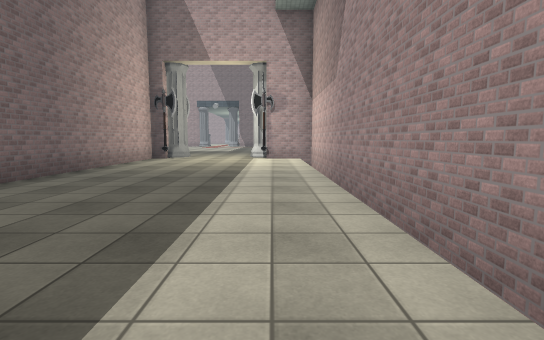
[1] (above)

18 first-person views from a walk through a 3-D level made in the Unity game engine. The camera is 1.3 m above the floor, tilts 6° down and sees 85° across. The floor is counted in squares, 2 m on a side. Each view is taken from the middle of a square. On the plan, view 1 faces up. The plan holds only what a view shows up to about 9 squares ahead; the rest is blank. The place goes on beyond the plan. The player is left out. Some surface patterns are stand-ins.

[2]
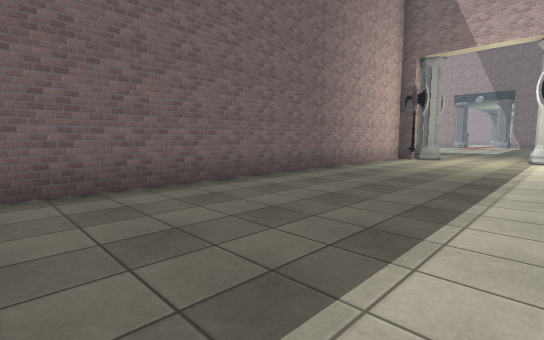

[3]
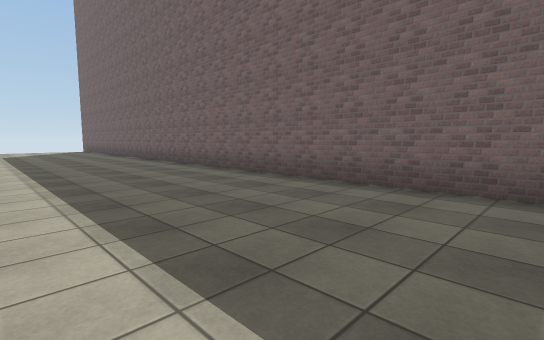

[4]
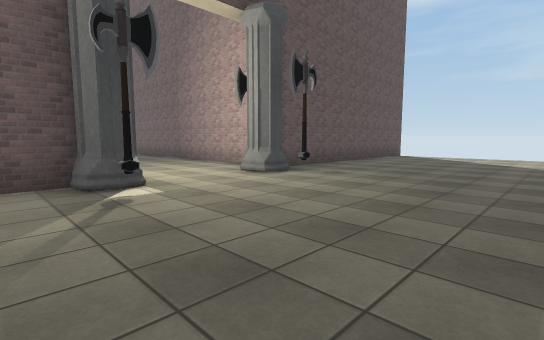

[5]
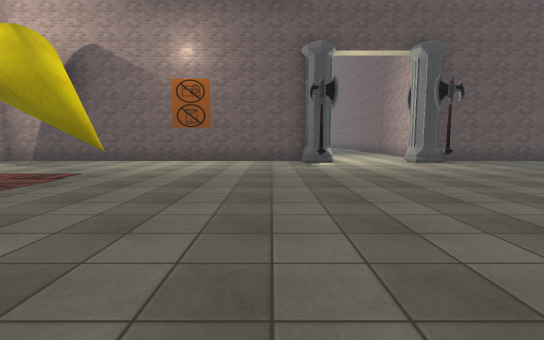

[6]
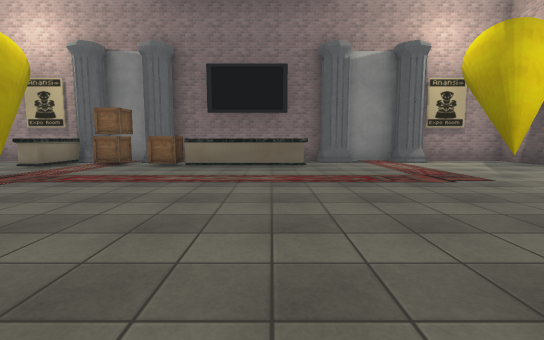

[7]
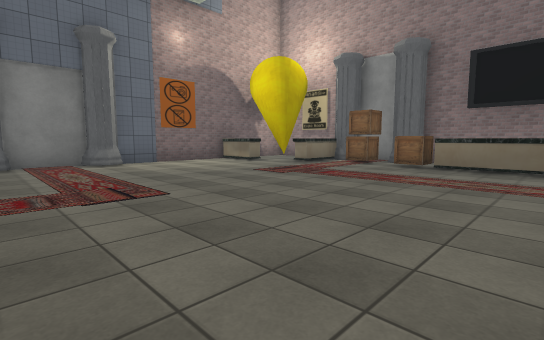

[8]
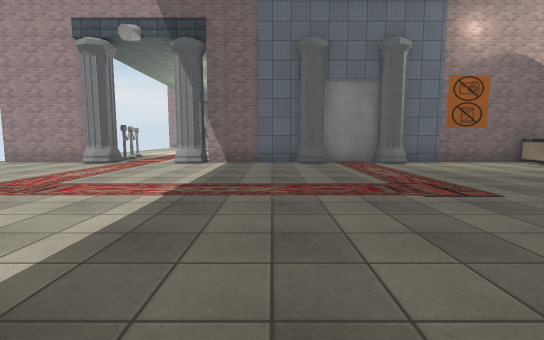

[9]
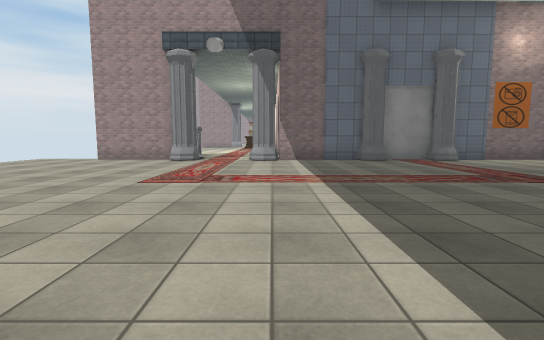

[10]
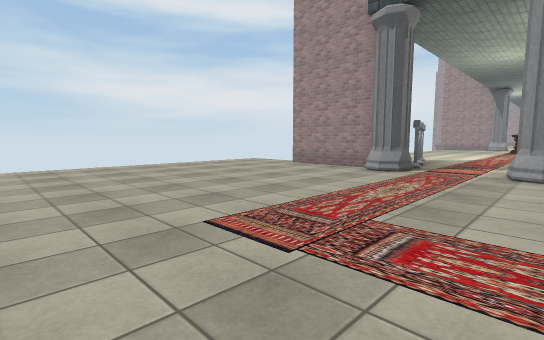

[11]
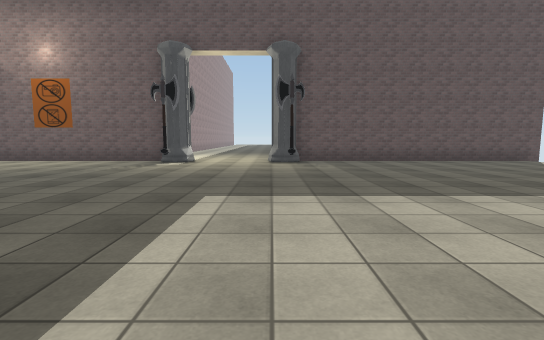

[12]
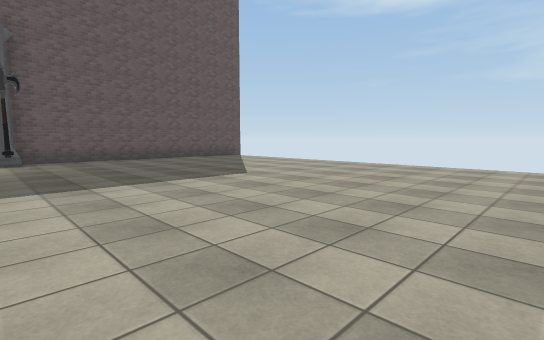

[13]
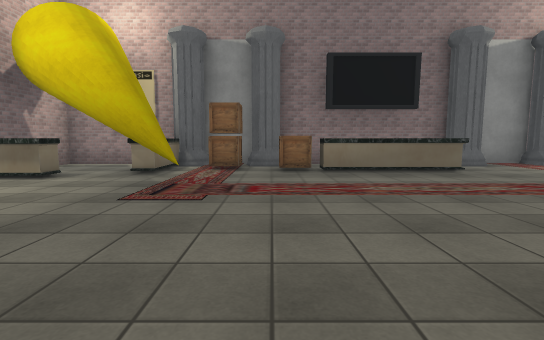

[14]
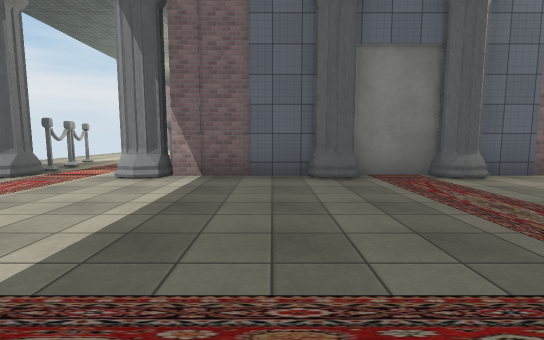

[15]
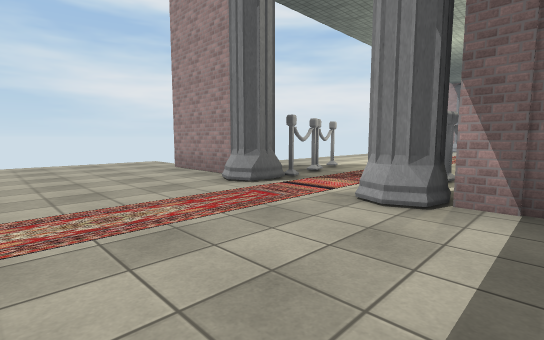

[16]
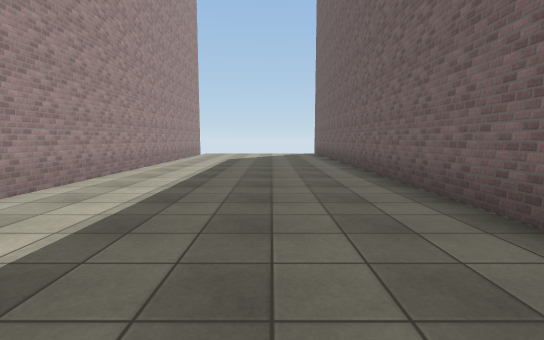

[17]
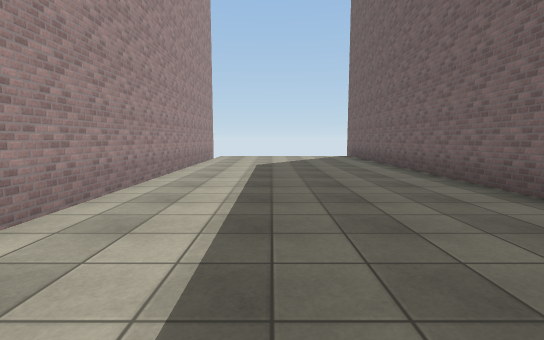

[18]
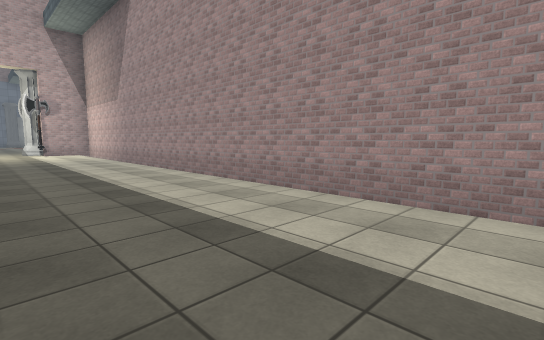

### Floor plan
Points are (right, up) in squares from view 1. A wall is a line through its corners. A room is listed if a view was taken in it or the views show most of it. See-through windows are left out.
Room 1 (views 1, 2, 3, 4, 5, 6, 7, 8, 9, 10, 11, 12, 13, 14, 15, 16, 17, 18)
walls: (0.4, 10.3) (8.7, 10.3) (8.7, 12.6); (3.9, 13.8) (4.9, 13.3); (3.9, 13.7) (4.6, 13.5); (4, 13.7) (4.8, 13.4); (4.2, 13.6) (4.7, 13.6); (4.3, 13.3) (4.2, 13.5) (4.6, 13.5); (-4, 9.2) (-4, -11.5); (4.5, 21.2) (5.2, 22.2); (4.6, 21.3) (4.9, 21.9); (4.6, 21.3) (4.9, 21.9); (5.2, 21.4) (4.7, 21.3) (4.8, 21.8) (5.4, 22.3); (5.1, 21.5) (4.5, 21.5) (5.3, 22.2); (8.7, 13.4) (8.7, 19.9); (5.3, 21.6) (4.7, 21.4); (5.4, 21.7) (4.7, 21.3) (4.8, 21.8); (-10.9, 10.3) (-4.4, 10.3); (8.7, 20.5) (8.7, 21.8); (-6.4, 25.3) (-8.5, 25.3); (8.7, 22.5) (8.7, 25.3) (-2.5, 25.3); (1.3, -11.5) (1.3, 9.1)
ways out: gap at (6, 22)
objects: column (-6, 25) to (-6, 26); other object (-6, 27) to (-6, 28); axe (-4, 10) to (-3, 10); axe (-4, 11); column (-3, 11); column (-3, 25); other object (-3, 27); other object (-3, 28); axe (0, 10); column (0, 11); axe (0, 12); column (0, 25); column (2, 25); table (6, 24) to (6, 25); table (7, 17) to (7, 19); other object (7, 20); table (7, 22) to (8, 23); column (8, 13); column (8, 15); column (8, 20); other object (8, 21); column (8, 22)

Where each view was taken, in squares from view 1:
view 1: 0 up, 0 right, facing up
view 2: 0 up, 0 right, facing up-left
view 3: 3 up, 0 right, facing down-left
view 4: 15 up, 1 right, facing down-left
view 5: 19 up, 1 right, facing down
view 6: 17 up, 0 right, facing right
view 7: 17 up, 0 right, facing up-right
view 8: 17 up, 1 left, facing up
view 9: 16 up, 3 left, facing up
view 10: 19 up, 3 left, facing up-left
view 11: 19 up, 3 left, facing down
view 12: 20 up, 3 left, facing down-left
view 13: 20 up, 1 right, facing right
view 14: 20 up, 1 left, facing up
view 15: 22 up, 2 left, facing up-left
view 16: 1 down, 2 left, facing down
view 17: 3 down, 1 left, facing down
view 18: 4 down, 2 left, facing up-right
